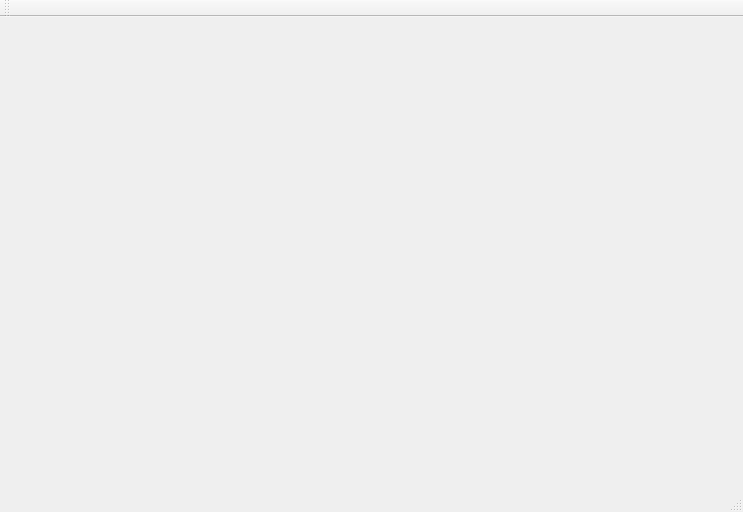
<?xml version="1.0" encoding="UTF-8"?>
<ui version="4.0">
 <class>MainWindow</class>
 <widget class="QMainWindow" name="MainWindow">
  <property name="geometry">
   <rect>
    <x>0</x>
    <y>0</y>
    <width>743</width>
    <height>512</height>
   </rect>
  </property>
  <property name="windowTitle">
   <string>MainWindow</string>
  </property>
  <widget class="QWidget" name="centralWidget"/>
  <widget class="QMenuBar" name="menuBar">
   <property name="geometry">
    <rect>
     <x>0</x>
     <y>0</y>
     <width>743</width>
     <height>20</height>
    </rect>
   </property>
  </widget>
  <widget class="QToolBar" name="mainToolBar">
   <attribute name="toolBarArea">
    <enum>TopToolBarArea</enum>
   </attribute>
   <attribute name="toolBarBreak">
    <bool>false</bool>
   </attribute>
  </widget>
  <widget class="QStatusBar" name="statusBar"/>
 </widget>
 <layoutdefault spacing="6" margin="11"/>
 <resources/>
 <connections/>
</ui>
